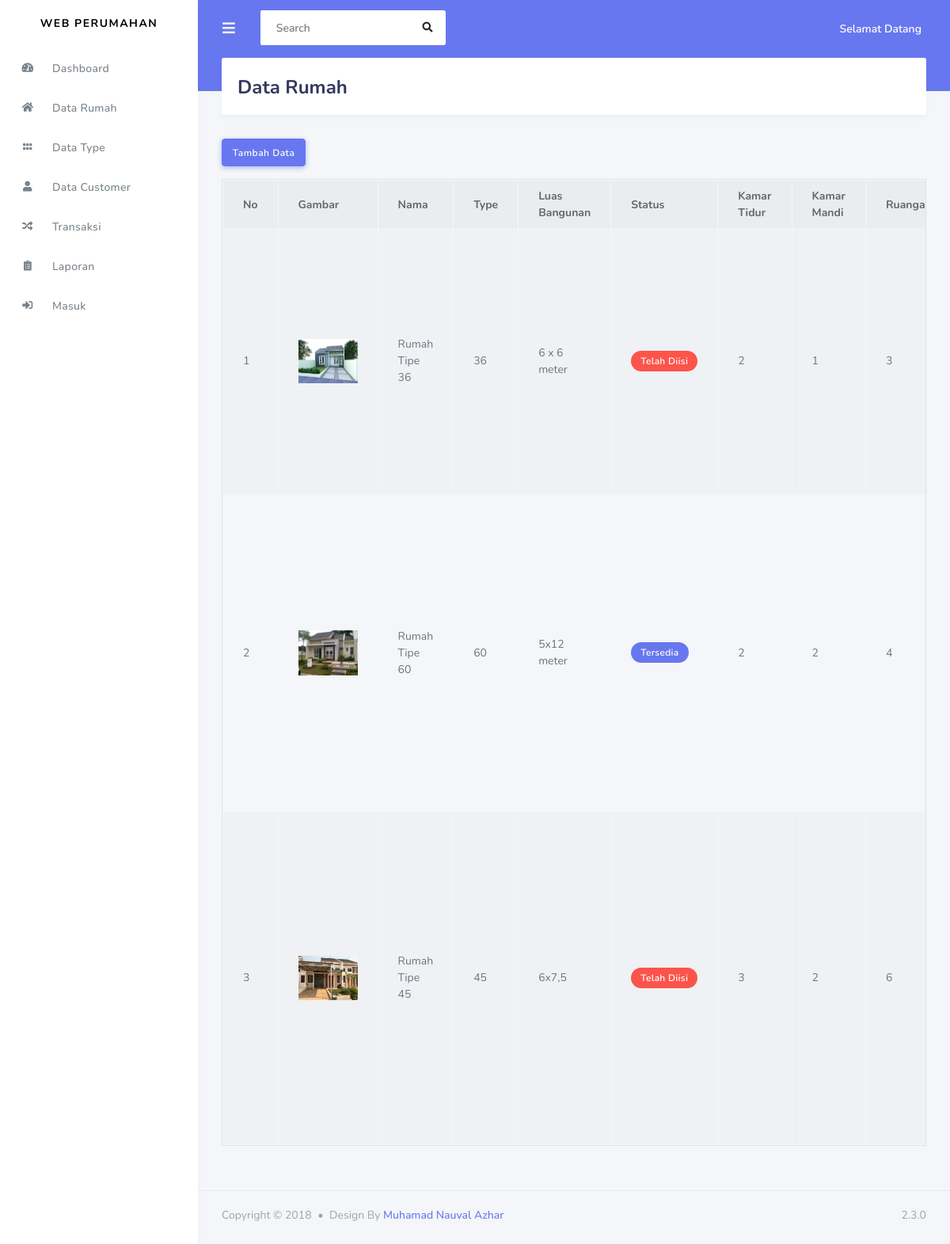
Screenshot of /index.php/admin/data_rumah with the database file from the repository.
### tables this page shows
CREATE TABLE `rumah` (
  `id_rumah` int(12) NOT NULL,
  `nama_rumah` varchar(256) NOT NULL,
  `kode_type` varchar(256) NOT NULL,
  `luas_bangunan` varchar(256) NOT NULL,
  `status` varchar(256) NOT NULL,
  `lokasi` varchar(256) NOT NULL,
  `kamar_tidur` varchar(256) NOT NULL,
  `kamar_mandi` varchar(256) NOT NULL,
  `ruangan` varchar(256) NOT NULL,
  `lantai` varchar(256) NOT NULL,
  `garasi` varchar(256) NOT NULL,
  `deskripsi` text NOT NULL,
  `alamat` varchar(256) NOT NULL,
  `kota` varchar(256) NOT NULL,
  `kode_pos` varchar(256) NOT NULL,
  `harga` varchar(256) NOT NULL,
  `gambar` varchar(256) NOT NULL
);

### application/controllers/admin/Data_rumah.php (called while the page is built, shortened)
<?php
class Data_rumah extends CI_Controller{
    public function index()
    {
        $data['rumah'] = $this->rental_model->get_data('rumah')->result();
        $data['tipe'] = $this->rental_model->get_data('tipe')->result();
        $this->load->view('templates_admin/header');
        $this->load->view('templates_admin/sidebar');
        $this->load->view('admin/data_rumah',$data);
        $this->load->view('templates_admin/footer');
    }
}
?>

### index.php (called while the page is built, shortened)
<?php
require_once BASEPATH.'core/CodeIgniter.php';

### application/models/Rental_model.php (called while the page is built, shortened)
<?php
class Rental_model extends CI_model
{
    public function get_data($table){
        return $this->db->get($table);
    }
}
?>

### application/views/admin/Data_rumah.php (the view, shortened to what this page needs)
<div class="main-content">
        <section class="section">
          <div class="section-header">
            <h1>Data Rumah </h1>
          </div>
            <a href="<?php echo base_url('admin/data_rumah/tambah_rumah') ?>" class="btn btn-primary mb-3">
            Tambah Data</a>
          <table class="table table-hover table-striped table-responsive table-bordered">
              <thead>
                  <tr>
                    <th>No</th>
                    <th>Gambar</th>
                    <th>Nama</th>
                    <th>Type</th>
                    <th>Luas Bangunan</th>
                    <th>Status</th>
                    <th>Kamar Tidur</th>
                    <th>Kamar Mandi</th>
                    <th>Ruangan</th>
                  </tr>
              </thead>
                <tbody>
                    <?php
                        $no=1;
                        foreach($rumah as $rm) : ?>
                            <tr>
                                <td><?php echo $no++ ?></td>
                                <td>
                                    <img width="75px" src="<?php echo base_url().'assets/upload/' .$rm->gambar ?>">
                                </td>
                                <td><?php echo $rm->nama_rumah ?></td>
                                <td><?php echo $rm->kode_type ?></td>
                                <td><?php echo $rm->luas_bangunan ?></td>
                                <td><?php
                                if ($rm->status == "0"){
                                    echo "<span class='badge badge-danger'> Telah Diisi
                                    </span>";
                                }else{
                                    echo "<span class='badge badge-primary'> Tersedia
                                    </span>";
                                }
                                ?></td>
                                <td><?php echo $rm->kamar_tidur ?></td>
                                <td><?php echo $rm->kamar_mandi ?></td>
                                <td><?php echo $rm->ruangan ?></td>
                            </tr>
                    <?php endforeach; ?>
                </tbody>
          </table>
</section>
</div>

### rows the page displays
rumah: gambar (picture), nama_rumah "Rumah Tipe 36", kode_type "36", luas_bangunan "6 x 6 meter", status "Telah Diisi", kamar_tidur "2", kamar_mandi "1", ruangan "3"
rumah: gambar (picture), nama_rumah "Rumah Tipe 60", kode_type "60", luas_bangunan "5x12 meter", status "Tersedia", kamar_tidur "2", kamar_mandi "2", ruangan "4"
rumah: gambar (picture), nama_rumah "Rumah Tipe 45", kode_type "45", luas_bangunan "6x7,5", status "Telah Diisi", kamar_tidur "3", kamar_mandi "2", ruangan "6"
